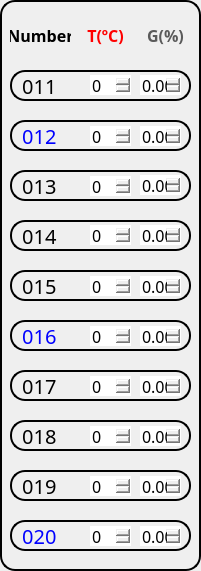
      <widget class="QFrame" name="frame_7">
       <property name="geometry">
        <rect>
         <x>230</x>
         <y>10</y>
         <width>201</width>
         <height>571</height>
        </rect>
       </property>
       <property name="styleSheet">
        <string notr="true">background-color:None;
border: 2px solid rgb(0,0,0);
border-radius: 15px;</string>
       </property>
       <property name="frameShape">
        <enum>QFrame::StyledPanel</enum>
       </property>
       <property name="frameShadow">
        <enum>QFrame::Raised</enum>
       </property>
       <widget class="QLabel" name="sensor_name_51">
        <property name="geometry">
         <rect>
          <x>10</x>
          <y>70</y>
          <width>181</width>
          <height>31</height>
         </rect>
        </property>
        <property name="font">
         <font>
          <family>KoPubWorld돋움체 Medium</family>
          <pointsize>15</pointsize>
         </font>
        </property>
        <property name="styleSheet">
         <string notr="true">background-color:None;
border: 2px solid rgb(0,0,0);
border-radius: 15px;</string>
        </property>
        <property name="text">
         <string> 011</string>
        </property>
        <property name="alignment">
         <set>Qt::AlignLeading|Qt::AlignLeft|Qt::AlignVCenter</set>
        </property>
       </widget>
       <widget class="QLabel" name="sensor_name_52">
        <property name="geometry">
         <rect>
          <x>10</x>
          <y>120</y>
          <width>181</width>
          <height>31</height>
         </rect>
        </property>
        <property name="font">
         <font>
          <family>KoPubWorld돋움체 Medium</family>
          <pointsize>15</pointsize>
         </font>
        </property>
        <property name="styleSheet">
         <string notr="true">background-color:None;
border: 2px solid rgb(0,0,0);
border-radius: 15px;
color:blue;</string>
        </property>
        <property name="text">
         <string> 012</string>
        </property>
        <property name="alignment">
         <set>Qt::AlignLeading|Qt::AlignLeft|Qt::AlignVCenter</set>
        </property>
       </widget>
       <widget class="QLabel" name="sensor_name_53">
        <property name="geometry">
         <rect>
          <x>10</x>
          <y>170</y>
          <width>181</width>
          <height>31</height>
         </rect>
        </property>
        <property name="font">
         <font>
          <family>KoPubWorld돋움체 Medium</family>
          <pointsize>15</pointsize>
         </font>
        </property>
        <property name="styleSheet">
         <string notr="true">background-color:None;
border: 2px solid rgb(0,0,0);
border-radius: 15px;</string>
        </property>
        <property name="text">
         <string> 013</string>
        </property>
        <property name="alignment">
         <set>Qt::AlignLeading|Qt::AlignLeft|Qt::AlignVCenter</set>
        </property>
       </widget>
       <widget class="QLabel" name="sensor_name_54">
        <property name="geometry">
         <rect>
          <x>10</x>
          <y>220</y>
          <width>181</width>
          <height>31</height>
         </rect>
        </property>
        <property name="font">
         <font>
          <family>KoPubWorld돋움체 Medium</family>
          <pointsize>15</pointsize>
         </font>
        </property>
        <property name="styleSheet">
         <string notr="true">background-color:None;
border: 2px solid rgb(0,0,0);
border-radius: 15px;</string>
        </property>
        <property name="text">
         <string> 014</string>
        </property>
        <property name="alignment">
         <set>Qt::AlignLeading|Qt::AlignLeft|Qt::AlignVCenter</set>
        </property>
       </widget>
       <widget class="QLabel" name="sensor_name_55">
        <property name="geometry">
         <rect>
          <x>10</x>
          <y>270</y>
          <width>181</width>
          <height>31</height>
         </rect>
        </property>
        <property name="font">
         <font>
          <family>KoPubWorld돋움체 Medium</family>
          <pointsize>15</pointsize>
         </font>
        </property>
        <property name="styleSheet">
         <string notr="true">background-color:None;
border: 2px solid rgb(0,0,0);
border-radius: 15px;</string>
        </property>
        <property name="text">
         <string> 015</string>
        </property>
        <property name="alignment">
         <set>Qt::AlignLeading|Qt::AlignLeft|Qt::AlignVCenter</set>
        </property>
       </widget>
       <widget class="QLabel" name="sensor_name_56">
        <property name="geometry">
         <rect>
          <x>10</x>
          <y>320</y>
          <width>181</width>
          <height>31</height>
         </rect>
        </property>
        <property name="font">
         <font>
          <family>KoPubWorld돋움체 Medium</family>
          <pointsize>15</pointsize>
         </font>
        </property>
        <property name="styleSheet">
         <string notr="true">background-color:None;
border: 2px solid rgb(0,0,0);
border-radius: 15px;
color:blue;</string>
        </property>
        <property name="text">
         <string> 016</string>
        </property>
        <property name="alignment">
         <set>Qt::AlignLeading|Qt::AlignLeft|Qt::AlignVCenter</set>
        </property>
       </widget>
       <widget class="QLabel" name="sensor_name_57">
        <property name="geometry">
         <rect>
          <x>10</x>
          <y>370</y>
          <width>181</width>
          <height>31</height>
         </rect>
        </property>
        <property name="font">
         <font>
          <family>KoPubWorld돋움체 Medium</family>
          <pointsize>15</pointsize>
         </font>
        </property>
        <property name="styleSheet">
         <string notr="true">background-color:None;
border: 2px solid rgb(0,0,0);
border-radius: 15px;</string>
        </property>
        <property name="text">
         <string> 017</string>
        </property>
        <property name="alignment">
         <set>Qt::AlignLeading|Qt::AlignLeft|Qt::AlignVCenter</set>
        </property>
       </widget>
       <widget class="QLabel" name="sensor_name_58">
        <property name="geometry">
         <rect>
          <x>10</x>
          <y>420</y>
          <width>181</width>
          <height>31</height>
         </rect>
        </property>
        <property name="font">
         <font>
          <family>KoPubWorld돋움체 Medium</family>
          <pointsize>15</pointsize>
         </font>
        </property>
        <property name="styleSheet">
         <string notr="true">background-color:None;
border: 2px solid rgb(0,0,0);
border-radius: 15px;</string>
        </property>
        <property name="text">
         <string> 018</string>
        </property>
        <property name="alignment">
         <set>Qt::AlignLeading|Qt::AlignLeft|Qt::AlignVCenter</set>
        </property>
       </widget>
       <widget class="QLabel" name="sensor_name_59">
        <property name="geometry">
         <rect>
          <x>10</x>
          <y>470</y>
          <width>181</width>
          <height>31</height>
         </rect>
        </property>
        <property name="font">
         <font>
          <family>KoPubWorld돋움체 Medium</family>
          <pointsize>15</pointsize>
         </font>
        </property>
        <property name="styleSheet">
         <string notr="true">background-color:None;
border: 2px solid rgb(0,0,0);
border-radius: 15px;</string>
        </property>
        <property name="text">
         <string> 019</string>
        </property>
        <property name="alignment">
         <set>Qt::AlignLeading|Qt::AlignLeft|Qt::AlignVCenter</set>
        </property>
       </widget>
       <widget class="QLabel" name="sensor_name_60">
        <property name="geometry">
         <rect>
          <x>10</x>
          <y>520</y>
          <width>181</width>
          <height>31</height>
         </rect>
        </property>
        <property name="font">
         <font>
          <family>KoPubWorld돋움체 Medium</family>
          <pointsize>15</pointsize>
         </font>
        </property>
        <property name="styleSheet">
         <string notr="true">background-color:None;
border: 2px solid rgb(0,0,0);
border-radius: 15px;
color:blue;</string>
        </property>
        <property name="text">
         <string> 020</string>
        </property>
        <property name="alignment">
         <set>Qt::AlignLeading|Qt::AlignLeft|Qt::AlignVCenter</set>
        </property>
       </widget>
       <widget class="QLabel" name="label_23">
        <property name="geometry">
         <rect>
          <x>10</x>
          <y>20</y>
          <width>61</width>
          <height>31</height>
         </rect>
        </property>
        <property name="font">
         <font>
          <family>KoPubWorld돋움체 Medium</family>
          <pointsize>12</pointsize>
          <weight>75</weight>
          <bold>true</bold>
         </font>
        </property>
        <property name="styleSheet">
         <string notr="true">background-color:None;
border: None;</string>
        </property>
        <property name="text">
         <string>Number</string>
        </property>
        <property name="alignment">
         <set>Qt::AlignCenter</set>
        </property>
       </widget>
       <widget class="QLabel" name="label_24">
        <property name="geometry">
         <rect>
          <x>80</x>
          <y>20</y>
          <width>51</width>
          <height>31</height>
         </rect>
        </property>
        <property name="font">
         <font>
          <family>KoPubWorld돋움체 Medium</family>
          <pointsize>12</pointsize>
          <weight>75</weight>
          <bold>true</bold>
         </font>
        </property>
        <property name="styleSheet">
         <string notr="true">background-color:None;
border: None;
color:rgb(255,0,0);</string>
        </property>
        <property name="text">
         <string>T(ºC)</string>
        </property>
        <property name="alignment">
         <set>Qt::AlignCenter</set>
        </property>
       </widget>
       <widget class="QLabel" name="label_25">
        <property name="geometry">
         <rect>
          <x>140</x>
          <y>20</y>
          <width>51</width>
          <height>31</height>
         </rect>
        </property>
        <property name="font">
         <font>
          <family>KoPubWorld돋움체 Medium</family>
          <pointsize>12</pointsize>
          <weight>75</weight>
          <bold>true</bold>
         </font>
        </property>
        <property name="styleSheet">
         <string notr="true">background-color:None;
border: None;
color:rgb(90,90,90);</string>
        </property>
        <property name="text">
         <string>G(%)</string>
        </property>
        <property name="alignment">
         <set>Qt::AlignCenter</set>
        </property>
       </widget>
       <widget class="QDoubleSpinBox" name="doubleSpinBox_17">
        <property name="geometry">
         <rect>
          <x>140</x>
          <y>376</y>
          <width>41</width>
          <height>20</height>
         </rect>
        </property>
        <property name="font">
         <font>
          <family>KoPubWorld돋움체 Medium</family>
          <pointsize>12</pointsize>
         </font>
        </property>
        <property name="styleSheet">
         <string notr="true">border:None;</string>
        </property>
       </widget>
       <widget class="QDoubleSpinBox" name="doubleSpinBox_20">
        <property name="geometry">
         <rect>
          <x>140</x>
          <y>526</y>
          <width>41</width>
          <height>20</height>
         </rect>
        </property>
        <property name="font">
         <font>
          <family>KoPubWorld돋움체 Medium</family>
          <pointsize>12</pointsize>
         </font>
        </property>
        <property name="styleSheet">
         <string notr="true">border:None;</string>
        </property>
       </widget>
       <widget class="QDoubleSpinBox" name="doubleSpinBox_18">
        <property name="geometry">
         <rect>
          <x>140</x>
          <y>426</y>
          <width>41</width>
          <height>20</height>
         </rect>
        </property>
        <property name="font">
         <font>
          <family>KoPubWorld돋움체 Medium</family>
          <pointsize>12</pointsize>
         </font>
        </property>
        <property name="styleSheet">
         <string notr="true">border:None;</string>
        </property>
       </widget>
       <widget class="QSpinBox" name="spinBox_14">
        <property name="geometry">
         <rect>
          <x>90</x>
          <y>225</y>
          <width>41</width>
          <height>20</height>
         </rect>
        </property>
        <property name="font">
         <font>
          <family>KoPubWorld돋움체 Medium</family>
          <pointsize>12</pointsize>
         </font>
        </property>
        <property name="styleSheet">
         <string notr="true">border:None;
background-color:None;</string>
        </property>
       </widget>
       <widget class="QSpinBox" name="spinBox_19">
        <property name="geometry">
         <rect>
          <x>90</x>
          <y>476</y>
          <width>41</width>
          <height>20</height>
         </rect>
        </property>
        <property name="font">
         <font>
          <family>KoPubWorld돋움체 Medium</family>
          <pointsize>12</pointsize>
         </font>
        </property>
        <property name="styleSheet">
         <string notr="true">border:None;
background-color:None;</string>
        </property>
       </widget>
       <widget class="QDoubleSpinBox" name="doubleSpinBox_14">
        <property name="geometry">
         <rect>
          <x>140</x>
          <y>225</y>
          <width>41</width>
          <height>20</height>
         </rect>
        </property>
        <property name="font">
         <font>
          <family>KoPubWorld돋움체 Medium</family>
          <pointsize>12</pointsize>
         </font>
        </property>
        <property name="styleSheet">
         <string notr="true">border:None;</string>
        </property>
       </widget>
       <widget class="QSpinBox" name="spinBox_13">
        <property name="geometry">
         <rect>
          <x>90</x>
          <y>176</y>
          <width>41</width>
          <height>20</height>
         </rect>
        </property>
        <property name="font">
         <font>
          <family>KoPubWorld돋움체 Medium</family>
          <pointsize>12</pointsize>
         </font>
        </property>
        <property name="styleSheet">
         <string notr="true">border:None;
background-color:None;</string>
        </property>
       </widget>
       <widget class="QSpinBox" name="spinBox_20">
        <property name="geometry">
         <rect>
          <x>90</x>
          <y>526</y>
          <width>41</width>
          <height>20</height>
         </rect>
        </property>
        <property name="font">
         <font>
          <family>KoPubWorld돋움체 Medium</family>
          <pointsize>12</pointsize>
         </font>
        </property>
        <property name="styleSheet">
         <string notr="true">border:None;
background-color:None;</string>
        </property>
       </widget>
       <widget class="QSpinBox" name="spinBox_11">
        <property name="geometry">
         <rect>
          <x>90</x>
          <y>75</y>
          <width>41</width>
          <height>20</height>
         </rect>
        </property>
        <property name="font">
         <font>
          <family>KoPubWorld돋움체 Medium</family>
          <pointsize>12</pointsize>
         </font>
        </property>
        <property name="styleSheet">
         <string notr="true">border:None;
background-color:None;</string>
        </property>
       </widget>
       <widget class="QSpinBox" name="spinBox_16">
        <property name="geometry">
         <rect>
          <x>90</x>
          <y>326</y>
          <width>41</width>
          <height>20</height>
         </rect>
        </property>
        <property name="font">
         <font>
          <family>KoPubWorld돋움체 Medium</family>
          <pointsize>12</pointsize>
         </font>
        </property>
        <property name="styleSheet">
         <string notr="true">border:None;
background-color:None;</string>
        </property>
       </widget>
       <widget class="QDoubleSpinBox" name="doubleSpinBox_16">
        <property name="geometry">
         <rect>
          <x>140</x>
          <y>326</y>
          <width>41</width>
          <height>20</height>
         </rect>
        </property>
        <property name="font">
         <font>
          <family>KoPubWorld돋움체 Medium</family>
          <pointsize>12</pointsize>
         </font>
        </property>
        <property name="styleSheet">
         <string notr="true">border:None;</string>
        </property>
       </widget>
       <widget class="QDoubleSpinBox" name="doubleSpinBox_12">
        <property name="geometry">
         <rect>
          <x>140</x>
          <y>126</y>
          <width>41</width>
          <height>20</height>
         </rect>
        </property>
        <property name="font">
         <font>
          <family>KoPubWorld돋움체 Medium</family>
          <pointsize>12</pointsize>
         </font>
        </property>
        <property name="styleSheet">
         <string notr="true">border:None;</string>
        </property>
       </widget>
       <widget class="QSpinBox" name="spinBox_15">
        <property name="geometry">
         <rect>
          <x>90</x>
          <y>276</y>
          <width>41</width>
          <height>20</height>
         </rect>
        </property>
        <property name="font">
         <font>
          <family>KoPubWorld돋움체 Medium</family>
          <pointsize>12</pointsize>
         </font>
        </property>
        <property name="styleSheet">
         <string notr="true">border:None;
background-color:None;</string>
        </property>
       </widget>
       <widget class="QDoubleSpinBox" name="doubleSpinBox_19">
        <property name="geometry">
         <rect>
          <x>140</x>
          <y>476</y>
          <width>41</width>
          <height>20</height>
         </rect>
        </property>
        <property name="font">
         <font>
          <family>KoPubWorld돋움체 Medium</family>
          <pointsize>12</pointsize>
         </font>
        </property>
        <property name="styleSheet">
         <string notr="true">border:None;</string>
        </property>
       </widget>
       <widget class="QSpinBox" name="spinBox_17">
        <property name="geometry">
         <rect>
          <x>90</x>
          <y>376</y>
          <width>41</width>
          <height>20</height>
         </rect>
        </property>
        <property name="font">
         <font>
          <family>KoPubWorld돋움체 Medium</family>
          <pointsize>12</pointsize>
         </font>
        </property>
        <property name="styleSheet">
         <string notr="true">border:None;
background-color:None;</string>
        </property>
       </widget>
       <widget class="QDoubleSpinBox" name="doubleSpinBox_13">
        <property name="geometry">
         <rect>
          <x>140</x>
          <y>175</y>
          <width>41</width>
          <height>20</height>
         </rect>
        </property>
        <property name="font">
         <font>
          <family>KoPubWorld돋움체 Medium</family>
          <pointsize>12</pointsize>
         </font>
        </property>
        <property name="styleSheet">
         <string notr="true">border:None;</string>
        </property>
       </widget>
       <widget class="QDoubleSpinBox" name="doubleSpinBox_11">
        <property name="geometry">
         <rect>
          <x>140</x>
          <y>75</y>
          <width>41</width>
          <height>20</height>
         </rect>
        </property>
        <property name="font">
         <font>
          <family>KoPubWorld돋움체 Medium</family>
          <pointsize>12</pointsize>
         </font>
        </property>
        <property name="styleSheet">
         <string notr="true">border:None;</string>
        </property>
       </widget>
       <widget class="QDoubleSpinBox" name="doubleSpinBox_15">
        <property name="geometry">
         <rect>
          <x>140</x>
          <y>276</y>
          <width>41</width>
          <height>20</height>
         </rect>
        </property>
        <property name="font">
         <font>
          <family>KoPubWorld돋움체 Medium</family>
          <pointsize>12</pointsize>
         </font>
        </property>
        <property name="styleSheet">
         <string notr="true">border:None;</string>
        </property>
       </widget>
       <widget class="QSpinBox" name="spinBox_12">
        <property name="geometry">
         <rect>
          <x>90</x>
          <y>126</y>
          <width>41</width>
          <height>20</height>
         </rect>
        </property>
        <property name="font">
         <font>
          <family>KoPubWorld돋움체 Medium</family>
          <pointsize>12</pointsize>
         </font>
        </property>
        <property name="styleSheet">
         <string notr="true">border:None;
background-color:None;</string>
        </property>
       </widget>
       <widget class="QSpinBox" name="spinBox_18">
        <property name="geometry">
         <rect>
          <x>90</x>
          <y>426</y>
          <width>41</width>
          <height>20</height>
         </rect>
        </property>
        <property name="font">
         <font>
          <family>KoPubWorld돋움체 Medium</family>
          <pointsize>12</pointsize>
         </font>
        </property>
        <property name="styleSheet">
         <string notr="true">border:None;
background-color:None;</string>
        </property>
       </widget>
      </widget>
